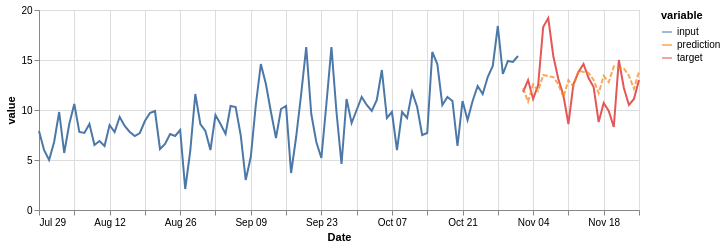

Write notebook code for a chart like this one.
### Code cell
(on.Plot()
    .add(on.marks.line, input)
    .add(on.marks.line, target)
    .add(on.marks.line, prediction, type='dashed')
    .properties(width=600, height=200)
    .show()
)

### Figure 1 — Vega specification as saved in the notebook (floating-point values rounded to 4 significant figures)
{"$schema": "https://vega.github.io/schema/vega/v5.json", "data": [{"name": "source_0", "values": [{"Date": "1990-07-29T00:00:00.000", "variable": "input", "value": 7.9}, {"Date": "1990-07-30T00:00:00.000", "variable": "input", "value": 6.0}, {"Date": "1990-07-31T00:00:00.000", "variable": "input", "value": 5.0}, {"Date": "1990-08-01T00:00:00.000", "variable": "input", "value": 6.8}, {"Date": "1990-08-02T00:00:00.000", "variable": "input", "value": 9.8}, {"Date": "1990-08-03T00:00:00.000", "variable": "input", "value": 5.7}, {"Date": "1990-08-04T00:00:00.000", "variable": "input", "value": 8.6}, {"Date": "1990-08-05T00:00:00.000", "variable": "input", "value": 10.6}, {"Date": "1990-08-06T00:00:00.000", "variable": "input", "value": 7.8}, {"Date": "1990-08-07T00:00:00.000", "variable": "input", "value": 7.7}, {"Date": "1990-08-08T00:00:00.000", "variable": "input", "value": 8.6}, {"Date": "1990-08-09T00:00:00.000", "variable": "input", "value": 6.5}, {"Date": "1990-08-10T00:00:00.000", "variable": "input", "value": 6.9}, {"Date": "1990-08-11T00:00:00.000", "variable": "input", "value": 6.4}, {"Date": "1990-08-12T00:00:00.000", "variable": "input", "value": 8.5}, {"Date": "1990-08-13T00:00:00.000", "variable": "input", "value": 7.8}, {"Date": "1990-08-14T00:00:00.000", "variable": "input", "value": 9.3}, {"Date": "1990-08-15T00:00:00.000", "variable": "input", "value": 8.4}, {"Date": "1990-08-16T00:00:00.000", "variable": "input", "value": 7.8}, {"Date": "1990-08-17T00:00:00.000", "variable": "input", "value": 7.4}, {"Date": "1990-08-18T00:00:00.000", "variable": "input", "value": 7.7}, {"Date": "1990-08-19T00:00:00.000", "variable": "input", "value": 8.9}, {"Date": "1990-08-20T00:00:00.000", "variable": "input", "value": 9.7}, {"Date": "1990-08-21T00:00:00.000", "variable": "input", "value": 9.9}, {"Date": "1990-08-22T00:00:00.000", "variable": "input", "value": 6.1}, {"Date": "1990-08-23T00:00:00.000", "variable": "input", "value": 6.6}, {"Date": "1990-08-24T00:00:00.000", "variable": "input", "value": 7.6}, {"Date": "1990-08-25T00:00:00.000", "variable": "input", "value": 7.4}, {"Date": "1990-08-26T00:00:00.000", "variable": "input", "value": 8.0}, {"Date": "1990-08-27T00:00:00.000", "variable": "input", "value": 2.1}, {"Date": "1990-08-28T00:00:00.000", "variable": "input", "value": 5.9}, {"Date": "1990-08-29T00:00:00.000", "variable": "input", "value": 11.6}, {"Date": "1990-08-30T00:00:00.000", "variable": "input", "value": 8.6}, {"Date": "1990-08-31T00:00:00.000", "variable": "input", "value": 7.9}, {"Date": "1990-09-01T00:00:00.000", "variable": "input", "value": 6.0}, {"Date": "1990-09-02T00:00:00.000", "variable": "input", "value": 9.5}, {"Date": "1990-09-03T00:00:00.000", "variable": "input", "value": 8.6}, {"Date": "1990-09-04T00:00:00.000", "variable": "input", "value": 7.6}, {"Date": "1990-09-05T00:00:00.000", "variable": "input", "value": 10.4}, {"Date": "1990-09-06T00:00:00.000", "variable": "input", "value": 10.3}, {"Date": "1990-09-07T00:00:00.000", "variable": "input", "value": 7.5}, {"Date": "1990-09-08T00:00:00.000", "variable": "input", "value": 3.0}, {"Date": "1990-09-09T00:00:00.000", "variable": "input", "value": 5.3}, {"Date": "1990-09-10T00:00:00.000", "variable": "input", "value": 10.5}, {"Date": "1990-09-11T00:00:00.000", "variable": "input", "value": 14.6}, {"Date": "1990-09-12T00:00:00.000", "variable": "input", "value": 12.6}, {"Date": "1990-09-13T00:00:00.000", "variable": "input", "value": 9.8}, {"Date": "1990-09-14T00:00:00.000", "variable": "input", "value": 7.2}, {"Date": "1990-09-15T00:00:00.000", "variable": "input", "value": 10.1}, {"Date": "1990-09-16T00:00:00.000", "variable": "input", "value": 10.4}, {"Date": "1990-09-17T00:00:00.000", "variable": "input", "value": 3.7}, {"Date": "1990-09-18T00:00:00.000", "variable": "input", "value": 7.3}, {"Date": "1990-09-19T00:00:00.000", "variable": "input", "value": 11.6}, {"Date": "1990-09-20T00:00:00.000", "variable": "input", "value": 16.3}, {"Date": "1990-09-21T00:00:00.000", "variable": "input", "value": 9.6}, {"Date": "1990-09-22T00:00:00.000", "variable": "input", "value": 6.8}, {"Date": "1990-09-23T00:00:00.000", "variable": "input", "value": 5.2}, {"Date": "1990-09-24T00:00:00.000", "variable": "input", "value": 10.6}, {"Date": "1990-09-25T00:00:00.000", "variable": "input", "value": 16.3}, {"Date": "1990-09-26T00:00:00.000", "variable": "input", "value": 9.8}, {"Date": "1990-09-27T00:00:00.000", "variable": "input", "value": 4.6}, {"Date": "1990-09-28T00:00:00.000", "variable": "input", "value": 11.1}, {"Date": "1990-09-29T00:00:00.000", "variable": "input", "value": 8.7}, {"Date": "1990-09-30T00:00:00.000", "variable": "input", "value": 10.0}, {"Date": "1990-10-01T00:00:00.000", "variable": "input", "value": 11.3}, {"Date": "1990-10-02T00:00:00.000", "variable": "input", "value": 10.5}, {"Date": "1990-10-03T00:00:00.000", "variable": "input", "value": 9.9}, {"Date": "1990-10-04T00:00:00.000", "variable": "input", "value": 11.0}, {"Date": "1990-10-05T00:00:00.000", "variable": "input", "value": 14.0}, {"Date": "1990-10-06T00:00:00.000", "variable": "input", "value": 9.2}, {"Date": "1990-10-07T00:00:00.000", "variable": "input", "value": 9.8}, {"Date": "1990-10-08T00:00:00.000", "variable": "input", "value": 6.0}, {"Date": "1990-10-09T00:00:00.000", "variable": "input", "value": 9.8}, {"Date": "1990-10-10T00:00:00.000", "variable": "input", "value": 9.2}, {"Date": "1990-10-11T00:00:00.000", "variable": "input", "value": 11.8}, {"Date": "1990-10-12T00:00:00.000", "variable": "input", "value": 10.3}, {"Date": "1990-10-13T00:00:00.000", "variable": "input", "value": 7.5}, {"Date": "1990-10-14T00:00:00.000", "variable": "input", "value": 7.7}, {"Date": "1990-10-15T00:00:00.000", "variable": "input", "value": 15.8}, {"Date": "1990-10-16T00:00:00.000", "variable": "input", "value": 14.6}, {"Date": "1990-10-17T00:00:00.000", "variable": "input", "value": 10.5}, {"Date": "1990-10-18T00:00:00.000", "variable": "input", "value": 11.3}, {"Date": "1990-10-19T00:00:00.000", "variable": "input", "value": 10.9}, {"Date": "1990-10-20T00:00:00.000", "variable": "input", "value": 6.4}, {"Date": "1990-10-21T00:00:00.000", "variable": "input", "value": 10.9}, {"Date": "1990-10-22T00:00:00.000", "variable": "input", "value": 9.0}, {"Date": "1990-10-23T00:00:00.000", "variable": "input", "value": 10.9}, {"Date": "1990-10-24T00:00:00.000", "variable": "input", "value": 12.4}, {"Date": "1990-10-25T00:00:00.000", "variable": "input", "value": 11.6}, {"Date": "1990-10-26T00:00:00.000", "variable": "input", "value": 13.3}, {"Date": "1990-10-27T00:00:00.000", "variable": "input", "value": 14.4}, {"Date": "1990-10-28T00:00:00.000", "variable": "input", "value": 18.4}, {"Date": "1990-10-29T00:00:00.000", "variable": "input", "value": 13.6}, {"Date": "1990-10-30T00:00:00.000", "variable": "input", "value": 14.9}, {"Date": "1990-10-31T00:00:00.000", "variable": "input", "value": 14.8}, {"Date": "1990-11-01T00:00:00.000", "variable": "input", "value": 15.4}], "transform": [{"type": "formula", "expr": "toDate(datum['Date'])", "as": "Date"}]}, {"name": "source_1", "values": [{"Date": "1990-11-02T00:00:00.000", "variable": "target", "value": 11.8}, {"Date": "1990-11-03T00:00:00.000", "variable": "target", "value": 13.0}, {"Date": "1990-11-04T00:00:00.000", "variable": "target", "value": 11.1}, {"Date": "1990-11-05T00:00:00.000", "variable": "target", "value": 12.5}, {"Date": "1990-11-06T00:00:00.000", "variable": "target", "value": 18.3}, {"Date": "1990-11-07T00:00:00.000", "variable": "target", "value": 19.2}, {"Date": "1990-11-08T00:00:00.000", "variable": "target", "value": 15.4}, {"Date": "1990-11-09T00:00:00.000", "variable": "target", "value": 13.1}, {"Date": "1990-11-10T00:00:00.000", "variable": "target", "value": 11.5}, {"Date": "1990-11-11T00:00:00.000", "variable": "target", "value": 8.6}, {"Date": "1990-11-12T00:00:00.000", "variable": "target", "value": 12.6}, {"Date": "1990-11-13T00:00:00.000", "variable": "target", "value": 13.8}, {"Date": "1990-11-14T00:00:00.000", "variable": "target", "value": 14.6}, {"Date": "1990-11-15T00:00:00.000", "variable": "target", "value": 13.2}, {"Date": "1990-11-16T00:00:00.000", "variable": "target", "value": 12.3}, {"Date": "1990-11-17T00:00:00.000", "variable": "target", "value": 8.8}, {"Date": "1990-11-18T00:00:00.000", "variable": "target", "value": 10.7}, {"Date": "1990-11-19T00:00:00.000", "variable": "target", "value": 9.9}, {"Date": "1990-11-20T00:00:00.000", "variable": "target", "value": 8.3}, {"Date": "1990-11-21T00:00:00.000", "variable": "target", "value": 15.0}, {"Date": "1990-11-22T00:00:00.000", "variable": "target", "value": 12.2}, {"Date": "1990-11-23T00:00:00.000", "variable": "target", "value": 10.5}, {"Date": "1990-11-24T00:00:00.000", "variable": "target", "value": 11.1}, {"Date": "1990-11-25T00:00:00.000", "variable": "target", "value": 13.0}], "transform": [{"type": "formula", "expr": "toDate(datum['Date'])", "as": "Date"}]}, {"name": "source_2", "values": [{"Date": "1990-11-02T00:00:00.000", "variable": "prediction", "value": 12.16}, {"Date": "1990-11-03T00:00:00.000", "variable": "prediction", "value": 10.84}, {"Date": "1990-11-04T00:00:00.000", "variable": "prediction", "value": 12.55}, {"Date": "1990-11-05T00:00:00.000", "variable": "prediction", "value": 11.94}, {"Date": "1990-11-06T00:00:00.000", "variable": "prediction", "value": 13.5}, {"Date": "1990-11-07T00:00:00.000", "variable": "prediction", "value": 13.38}, {"Date": "1990-11-08T00:00:00.000", "variable": "prediction", "value": 13.29}, {"Date": "1990-11-09T00:00:00.000", "variable": "prediction", "value": 12.59}, {"Date": "1990-11-10T00:00:00.000", "variable": "prediction", "value": 11.26}, {"Date": "1990-11-11T00:00:00.000", "variable": "prediction", "value": 12.98}, {"Date": "1990-11-12T00:00:00.000", "variable": "prediction", "value": 12.37}, {"Date": "1990-11-13T00:00:00.000", "variable": "prediction", "value": 13.92}, {"Date": "1990-11-14T00:00:00.000", "variable": "prediction", "value": 13.81}, {"Date": "1990-11-15T00:00:00.000", "variable": "prediction", "value": 13.72}, {"Date": "1990-11-16T00:00:00.000", "variable": "prediction", "value": 13.01}, {"Date": "1990-11-17T00:00:00.000", "variable": "prediction", "value": 11.69}, {"Date": "1990-11-18T00:00:00.000", "variable": "prediction", "value": 13.4}, {"Date": "1990-11-19T00:00:00.000", "variable": "prediction", "value": 12.79}, {"Date": "1990-11-20T00:00:00.000", "variable": "prediction", "value": 14.35}, {"Date": "1990-11-21T00:00:00.000", "variable": "prediction", "value": 14.23}, {"Date": "1990-11-22T00:00:00.000", "variable": "prediction", "value": 14.14}, {"Date": "1990-11-23T00:00:00.000", "variable": "prediction", "value": 13.44}, {"Date": "1990-11-24T00:00:00.000", "variable": "prediction", "value": 12.12}, {"Date": "1990-11-25T00:00:00.000", "variable": "prediction", "value": 13.83}], "transform": [{"type": "formula", "expr": "toDate(datum['Date'])", "as": "Date"}]}, {"name": "source_0_color_domain_variable_0", "values": [{"variable": "input"}]}, {"name": "source_1_color_domain_variable_1", "values": [{"variable": "target"}]}, {"name": "source_2_color_domain_variable_2", "values": [{"variable": "prediction"}]}], "marks": [{"type": "group", "name": "layer_0_pathgroup", "from": {"facet": {"data": "source_0", "name": "faceted_path_layer_0_main", "groupby": ["variable"]}}, "encode": {"update": {"width": {"field": {"signal": null, "datum": null, "group": "width", "parent": null}}, "height": {"field": {"signal": null, "datum": null, "group": "height", "parent": null}}}}, "marks": [{"type": "line", "name": "layer_0_marks", "from": {"data": "faceted_path_layer_0_main"}, "sort": {"field": "x"}, "encode": {"update": {"stroke": {"field": "variable", "scale": "color"}, "y": {"field": "value", "scale": "y"}, "x": {"field": "Date", "scale": "x"}, "defined": {"signal": "isValid(datum[\"Date\"]) && isFinite(+datum[\"Date\"]) && isValid(datum[\"value\"]) && isFinite(+datum[\"value\"])"}}}, "style": ["line"]}]}, {"type": "group", "name": "layer_1_pathgroup", "from": {"facet": {"data": "source_1", "name": "faceted_path_layer_1_main", "groupby": ["variable"]}}, "encode": {"update": {"width": {"field": {"signal": null, "datum": null, "group": "width", "parent": null}}, "height": {"field": {"signal": null, "datum": null, "group": "height", "parent": null}}}}, "marks": [{"type": "line", "name": "layer_1_marks", "from": {"data": "faceted_path_layer_1_main"}, "sort": {"field": "x"}, "encode": {"update": {"stroke": {"field": "variable", "scale": "color"}, "x": {"field": "Date", "scale": "x"}, "defined": {"signal": "isValid(datum[\"Date\"]) && isFinite(+datum[\"Date\"]) && isValid(datum[\"value\"]) && isFinite(+datum[\"value\"])"}, "y": {"field": "value", "scale": "y"}}}, "style": ["line"]}]}, {"type": "group", "name": "layer_2_pathgroup", "from": {"facet": {"data": "source_2", "name": "faceted_path_layer_2_main", "groupby": ["variable"]}}, "encode": {"update": {"height": {"field": {"signal": null, "datum": null, "group": "height", "parent": null}}, "width": {"field": {"signal": null, "datum": null, "group": "width", "parent": null}}}}, "marks": [{"type": "line", "name": "layer_2_marks", "from": {"data": "faceted_path_layer_2_main"}, "sort": {"field": "x"}, "encode": {"update": {"strokeDash": {"value": [5, 2]}, "x": {"field": "Date", "scale": "x"}, "stroke": {"field": "variable", "scale": "color"}, "opacity": {"value": 0.7}, "y": {"field": "value", "scale": "y"}, "defined": {"signal": "isValid(datum[\"Date\"]) && isFinite(+datum[\"Date\"]) && isValid(datum[\"value\"]) && isFinite(+datum[\"value\"])"}}}, "style": ["line"]}]}], "scales": [{"name": "x", "type": "time", "domain": {"fields": [{"data": "source_0", "field": "Date"}, {"data": "source_1", "field": "Date"}, {"data": "source_2", "field": "Date"}]}, "range": [0, {"signal": "width"}]}, {"name": "y", "type": "linear", "domain": {"fields": [{"data": "source_0", "field": "value"}, {"data": "source_1", "field": "value"}, {"data": "source_2", "field": "value"}]}, "range": [{"signal": "height"}, 0], "zero": true, "nice": true}, {"name": "color", "type": "ordinal", "domain": {"fields": [{"data": "source_0_color_domain_variable_0", "field": "variable"}, {"data": "source_1_color_domain_variable_1", "field": "variable"}, {"data": "source_2_color_domain_variable_2", "field": "variable"}], "sort": true}, "range": "category"}], "axes": [{"scale": "x", "grid": true, "gridScale": "y", "tickCount": {"signal": "ceil(width/40)"}, "aria": false, "domain": false, "orient": "bottom", "maxExtent": 0, "zindex": 0, "minExtent": 0, "ticks": false, "labels": false}, {"scale": "y", "maxExtent": 0, "grid": true, "labels": false, "orient": "left", "tickCount": {"signal": "ceil(height/40)"}, "domain": false, "aria": false, "minExtent": 0, "ticks": false, "zindex": 0, "gridScale": "x"}, {"scale": "x", "labelFlush": true, "title": "Date", "orient": "bottom", "zindex": 0, "grid": false, "labelOverlap": true, "tickCount": {"signal": "ceil(width/40)"}}, {"scale": "y", "orient": "left", "labelOverlap": true, "zindex": 0, "tickCount": {"signal": "ceil(height/40)"}, "title": "value", "grid": false}], "legends": [{"stroke": "color", "symbolType": "stroke", "title": "variable", "encode": {"symbols": {"update": {"opacity": {"value": 0.7}}}}}], "style": "cell", "height": 200, "background": "white", "padding": 5, "width": 600}
